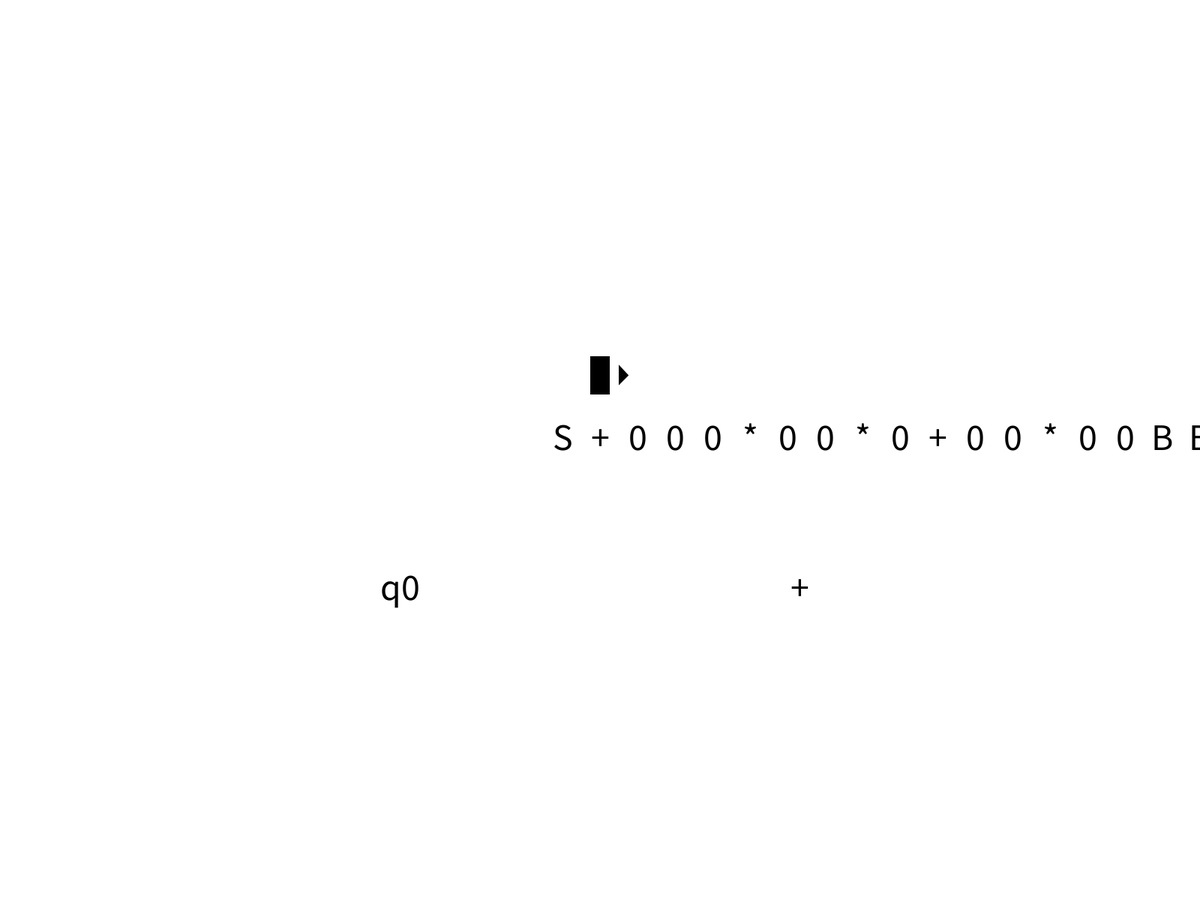
Frame 1 (no input)
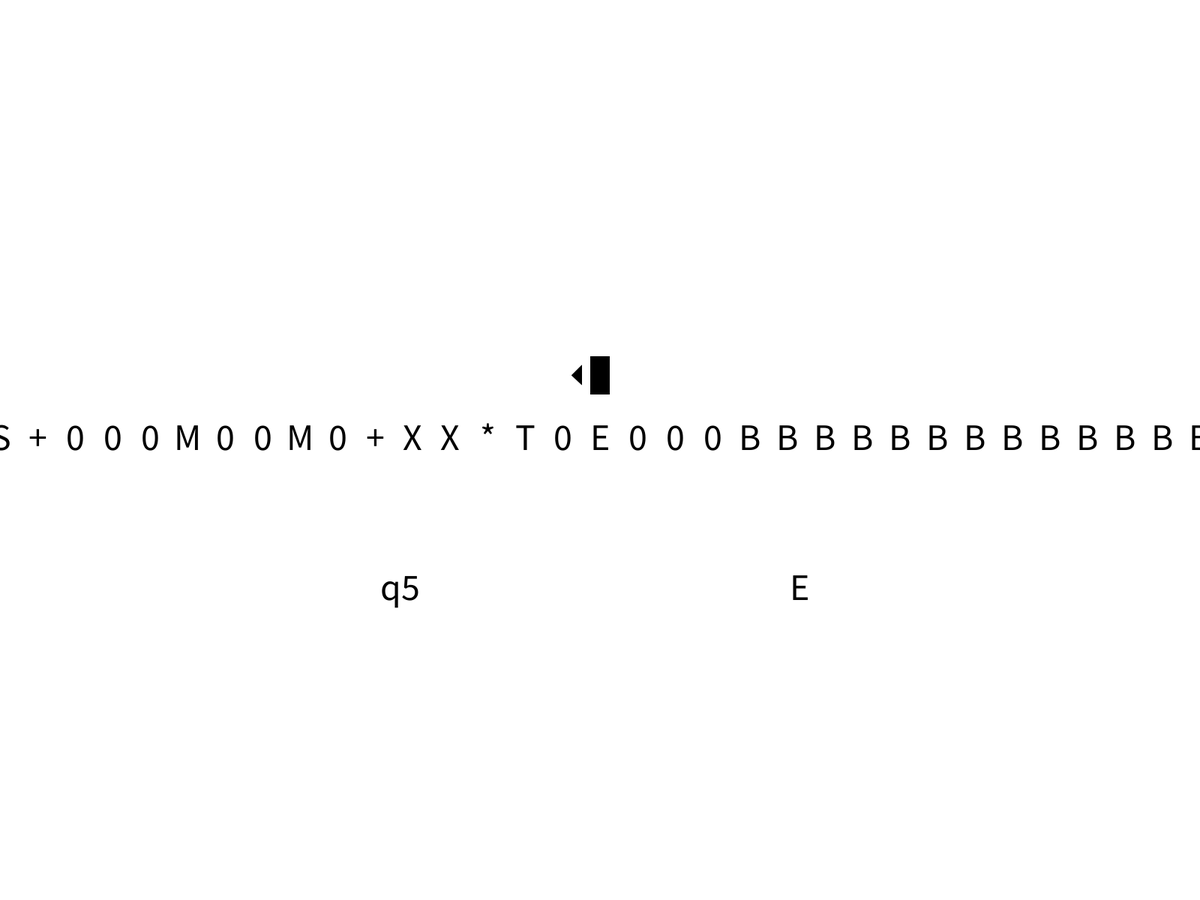
Frame 60 (the mouse pressed at the canvas centre just before this capture)
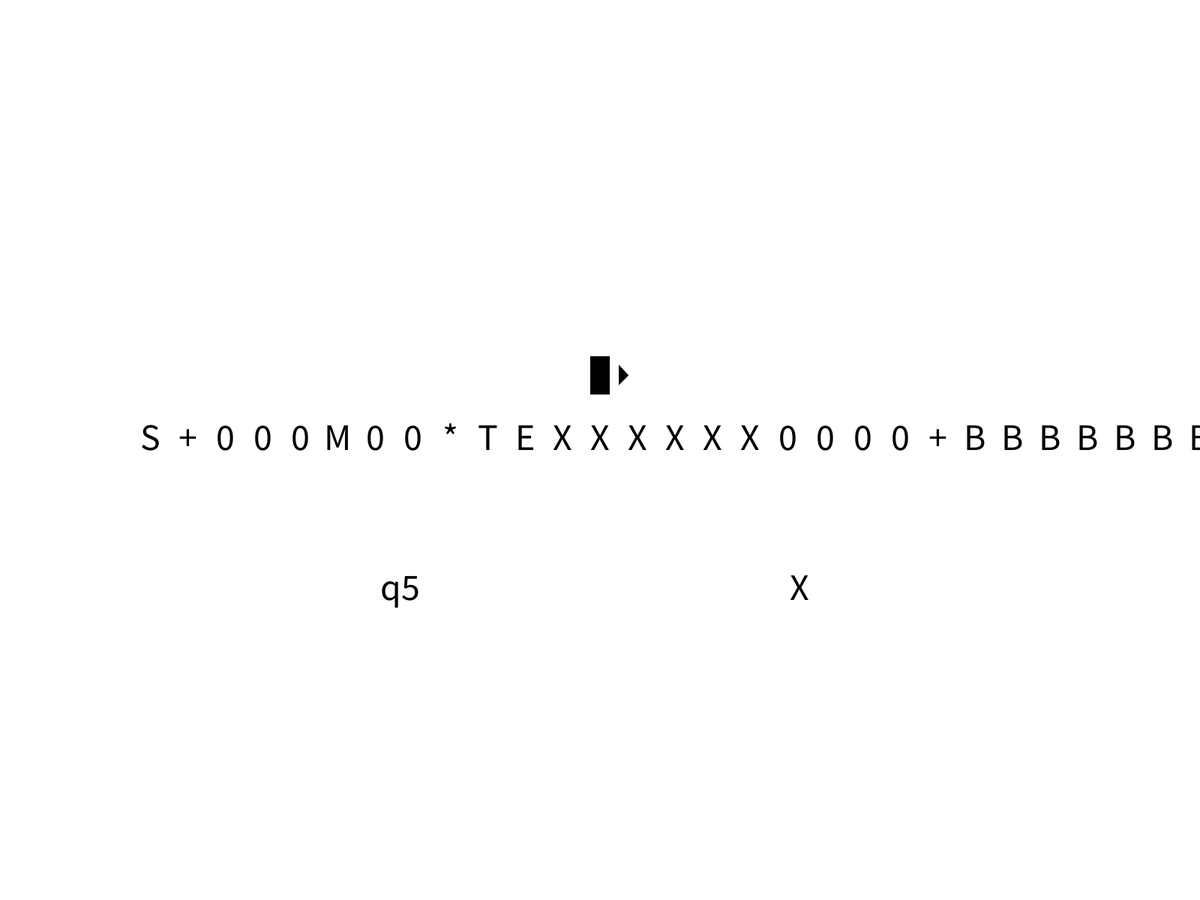
Frame 120 (the mouse held since frame 60 and released just before this capture)

The Processing sketch that drew these frames (run headless with seeded random() and noise(); from frame 60 on, the mouse is pressed at the canvas centre):

// Processing sketch: TM_MultSum
// ── TM_MultSum.pde
String Q[] = {"q0", "q1", "q2"};
//char T[] = {'0', '+', '-', '*', '/', '(', ')', 'X'};
char B = 'B';
//char S[] = {'0', '+', '-', '*', '/', '(', ')', 'B'};
char T[] = {'0', 'X', '+'};
char S[] = {'0', 'c', B};
String I = "q0";
String F = "q3";
String tape = "S+000*00*0+00*00";
boolean headRight = true;
int headPos = 1;
int tSize = 50;
String currState = I;
boolean halt = false;
boolean pause = false;
int delay = 0;

void setup() {
  fullScreen();
  textSize(tSize);
  rectMode(CENTER);
  textAlign(CENTER);
  for (int i = 0; i < 100; i++) {
    tape += B;
  }
}

void draw() {
  background(255);
  delay(delay);
  
  for (int i = 0; i < tape.length(); i++) {
    fill(0);
    text(tape.charAt(i), tSize*(i-headPos) + width/2, height/2);
  }
  
  rect(width/2, height/2 - tSize*2, tSize/2, tSize);
  if (headRight) {
    triangle(width/2 + tSize/2, height/2 - tSize*1.75, width/2 + tSize/2, height/2 - tSize*2.25, width/2 + tSize*0.75, height/2 - tSize*2);
  } else {
    triangle(width/2 - tSize/2, height/2 - tSize*1.75, width/2 - tSize/2, height/2 - tSize*2.25, width/2 - tSize*0.75, height/2 - tSize*2);
  }
  
  text(currState, width/3, 2*height/3);
  text(tape.charAt(headPos), 2*width/3, 2*height/3);
  
  if (!delta() && !pause) {
    if (headRight) headPos++; else headPos--;
  }
  
  println(tape);
}

/*boolean delta() {
  if (currState == "q0" && tape.charAt(headPos) == B) command("q8", 'E', false);
  else if (currState == "q0" && tape.charAt(headPos) == '*') command("q0", 'M', true);
  else if (currState == "q1" && tape.charAt(headPos) == B) command("q9", 'E', false);
  else if (currState == "q1" && tape.charAt(headPos) == 'M') command("q2", 'M', true);
  else if (currState == "q1" && tape.charAt(headPos) == '+') command("q2", '+', true);
  else if (currState == "q2" && tape.charAt(headPos) == '0') command("q3", 'X', true);
  else if (currState == "q2" && tape.charAt(headPos) == 'M') command("q1", 'M', true);
  else if (currState == "q2" && tape.charAt(headPos) == 'S') return true;
  else if (currState == "q2" && tape.charAt(headPos) == '+') command("q11", 'X', true);
  else if (currState == "q4" && tape.charAt(headPos) == 'M') command("q4", '*', true);
  else if (currState == "q3" && tape.charAt(headPos) == '*') command("q4", '*', true);
  else if (currState == "q4" && tape.charAt(headPos) == '0') command("q5", 'T', true);
  else if (currState == "q4" && tape.charAt(headPos) == '*') command("q4", '*', true);
  else if (currState == "q4" && tape.charAt(headPos) == B) command("q1", B, false);
  else if (currState == "q4" && tape.charAt(headPos) == 'E') command("q7", 'E', false);
  else if (currState == "q5" && tape.charAt(headPos) == B) command("q5", '0', false);
  else if (currState == "q5" && tape.charAt(headPos) == '*') command("q4", '*', true);
  else if (currState == "q7" && tape.charAt(headPos) == '*') command("q2", '*', false);
  else if (currState == "q7" && tape.charAt(headPos) == 'T') command("q7", '0', false);
  else if (currState == "q8" && tape.charAt(headPos) == 'M') command("q1", '*', false);
  else if (currState == "q8" && tape.charAt(headPos) == 'S') command("q13", 'S', true);
  else if (currState == "q10" && tape.charAt(headPos) == '0') command("q10", 'X', false);
  else if (currState == "q10" && tape.charAt(headPos) == '*') command("q10", 'X', false);
  else if (currState == "q9" && tape.charAt(headPos) == 'E') command("q10", 'X', false);
  else if (currState == "q10" && tape.charAt(headPos) == 'M') command("q2", '*', false);
  else if (currState == "q11" && tape.charAt(headPos) == '0') command("q11", 'X', true);
  else if (currState == "q11" && tape.charAt(headPos) == '*') command("q11", 'X', true);
  else if (currState == "q11" && tape.charAt(headPos) == 'E') command("q12", 'E', true);
  else if (currState == "q12" && tape.charAt(headPos) == B) command("q8", '+', false);
  else if (currState == "q13" && tape.charAt(headPos) == B) command("q14", B, false);
  else if (currState == "q14" && tape.charAt(headPos) == '+') command("q14", B, false);
  else if (currState == "q14" && tape.charAt(headPos) == '0') return true;
  return false;
}*/

boolean delta() {
  if (currState == "q0" && tape.charAt(headPos) == B) command("q8", 'E', false);
  else if (currState == "q0" && tape.charAt(headPos) == '*') command("q0", 'M', true);
  else if (currState == "q1" && tape.charAt(headPos) == B) command("q9", B, false);
  else if (currState == "q1" && tape.charAt(headPos) == 'M') command("q2", 'M', true);
  else if (currState == "q1" && tape.charAt(headPos) == 'E') command("q3", 'E', false);
  else if (currState == "q1" && tape.charAt(headPos) == '+') command("q2", '+', true);
  else if (currState == "q2" && tape.charAt(headPos) == '0') command("q3", 'X', true);
  else if (currState == "q2" && tape.charAt(headPos) == 'M') command("q1", 'M', true);
  else if (currState == "q2" && tape.charAt(headPos) == '+') command("q11", '+', true);
  else if (currState == "q4" && tape.charAt(headPos) == 'M') command("q4", '*', true);
  else if (currState == "q3" && tape.charAt(headPos) == '*') command("q4", '*', true);
  else if (currState == "q4" && tape.charAt(headPos) == '0') command("q5", 'T', true);
  else if (currState == "q4" && tape.charAt(headPos) == '*') command("q4", '*', true);
  else if (currState == "q4" && tape.charAt(headPos) == B) command("q1", B, false);
  else if (currState == "q4" && tape.charAt(headPos) == 'E') command("q7", 'E', false);
  else if (currState == "q5" && tape.charAt(headPos) == B) command("q5", '0', false);
  else if (currState == "q5" && tape.charAt(headPos) == '*') command("q4", '*', true);
  else if (currState == "q7" && tape.charAt(headPos) == '*') command("q2", '*', false);
  else if (currState == "q7" && tape.charAt(headPos) == 'T') command("q7", '0', false);
  else if (currState == "q8" && tape.charAt(headPos) == 'M') command("q1", '*', false);
  else if (currState == "q10" && tape.charAt(headPos) == '0') command("q10", 'X', false);
  else if (currState == "q10" && tape.charAt(headPos) == '*') command("q10", 'X', false);
  else if (currState == "q10" && tape.charAt(headPos) == 'E') command("q10", 'X', false);
  else if (currState == "q9" && tape.charAt(headPos) == 'E') command("q10", 'X', false);
  else if (currState == "q10" && tape.charAt(headPos) == 'M') command("q2", '*', false);
  else if (currState == "q10" && tape.charAt(headPos) == '+') command("q12", 'E', false);
  else if (currState == "q11" && tape.charAt(headPos) == B) command("q1", '+', true);
  else if (currState == "q12" && tape.charAt(headPos) == 'M') command("q1", '*', true);
  return false;
}

void command(String nState, char toWrite, boolean hR) {
  currState = nState;
  String nTape = tape.substring(0,headPos) + toWrite + tape.substring(headPos+1);
  tape = nTape;
  if (hR) headRight = true; else headRight = false;
}

void keyPressed() {
  if (key == ' ') pause = !pause;
  if (key == 'w') delay += 100;
  if (key == 's') delay -= 100;
}
